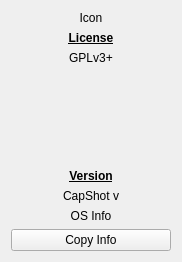
<?xml version="1.0" encoding="UTF-8"?>
<ui version="4.0">
 <class>InfoWindow</class>
 <widget class="QWidget" name="InfoWindow">
  <property name="geometry">
   <rect>
    <x>0</x>
    <y>0</y>
    <width>182</width>
    <height>262</height>
   </rect>
  </property>
  <property name="windowTitle">
   <string>About</string>
  </property>
  <property name="windowIcon">
   <iconset resource="../../data/graphics.qrc">
    <normaloff>:/img/app/CapShot.png</normaloff>:/img/app/CapShot.png</iconset>
  </property>
  <layout class="QGridLayout" name="gridLayout">
   <item row="0" column="0">
    <layout class="QVBoxLayout" name="verticalLayout">
     <item>
      <widget class="QLabel" name="IconSVG">
       <property name="text">
        <string>Icon</string>
       </property>
       <property name="alignment">
        <set>Qt::AlignCenter</set>
       </property>
      </widget>
     </item>
     <item>
      <widget class="QLabel" name="License">
       <property name="font">
        <font>
         <weight>75</weight>
         <bold>true</bold>
         <underline>true</underline>
        </font>
       </property>
       <property name="text">
        <string>License</string>
       </property>
       <property name="alignment">
        <set>Qt::AlignCenter</set>
       </property>
       <property name="textInteractionFlags">
        <set>Qt::TextSelectableByKeyboard|Qt::TextSelectableByMouse</set>
       </property>
      </widget>
     </item>
     <item>
      <widget class="QLabel" name="LicenseDetails">
       <property name="text">
        <string>GPLv3+</string>
       </property>
       <property name="alignment">
        <set>Qt::AlignCenter</set>
       </property>
       <property name="textInteractionFlags">
        <set>Qt::TextSelectableByKeyboard|Qt::TextSelectableByMouse</set>
       </property>
      </widget>
     </item>
     <item>
      <spacer name="verticalSpacer">
       <property name="orientation">
        <enum>Qt::Vertical</enum>
       </property>
       <property name="sizeHint" stdset="0">
        <size>
         <width>20</width>
         <height>40</height>
        </size>
       </property>
      </spacer>
     </item>
     <item>
      <widget class="QLabel" name="Version">
       <property name="font">
        <font>
         <weight>75</weight>
         <bold>true</bold>
         <underline>true</underline>
        </font>
       </property>
       <property name="text">
        <string>Version</string>
       </property>
       <property name="alignment">
        <set>Qt::AlignCenter</set>
       </property>
       <property name="textInteractionFlags">
        <set>Qt::TextSelectableByKeyboard|Qt::TextSelectableByMouse</set>
       </property>
      </widget>
     </item>
     <item>
      <widget class="QLabel" name="VersionDetails">
       <property name="text">
        <string>CapShot v</string>
       </property>
       <property name="alignment">
        <set>Qt::AlignCenter</set>
       </property>
       <property name="textInteractionFlags">
        <set>Qt::TextSelectableByKeyboard|Qt::TextSelectableByMouse</set>
       </property>
      </widget>
     </item>
     <item>
      <widget class="QLabel" name="OperatingSystemDetails">
       <property name="text">
        <string>OS Info</string>
       </property>
       <property name="alignment">
        <set>Qt::AlignCenter</set>
       </property>
       <property name="textInteractionFlags">
        <set>Qt::TextSelectableByKeyboard|Qt::TextSelectableByMouse</set>
       </property>
      </widget>
     </item>
     <item>
      <widget class="QPushButton" name="CopyInfoButton">
       <property name="text">
        <string>Copy Info</string>
       </property>
      </widget>
     </item>
    </layout>
   </item>
  </layout>
 </widget>
 <resources>
  <include location="../../data/graphics.qrc"/>
 </resources>
 <connections/>
</ui>
